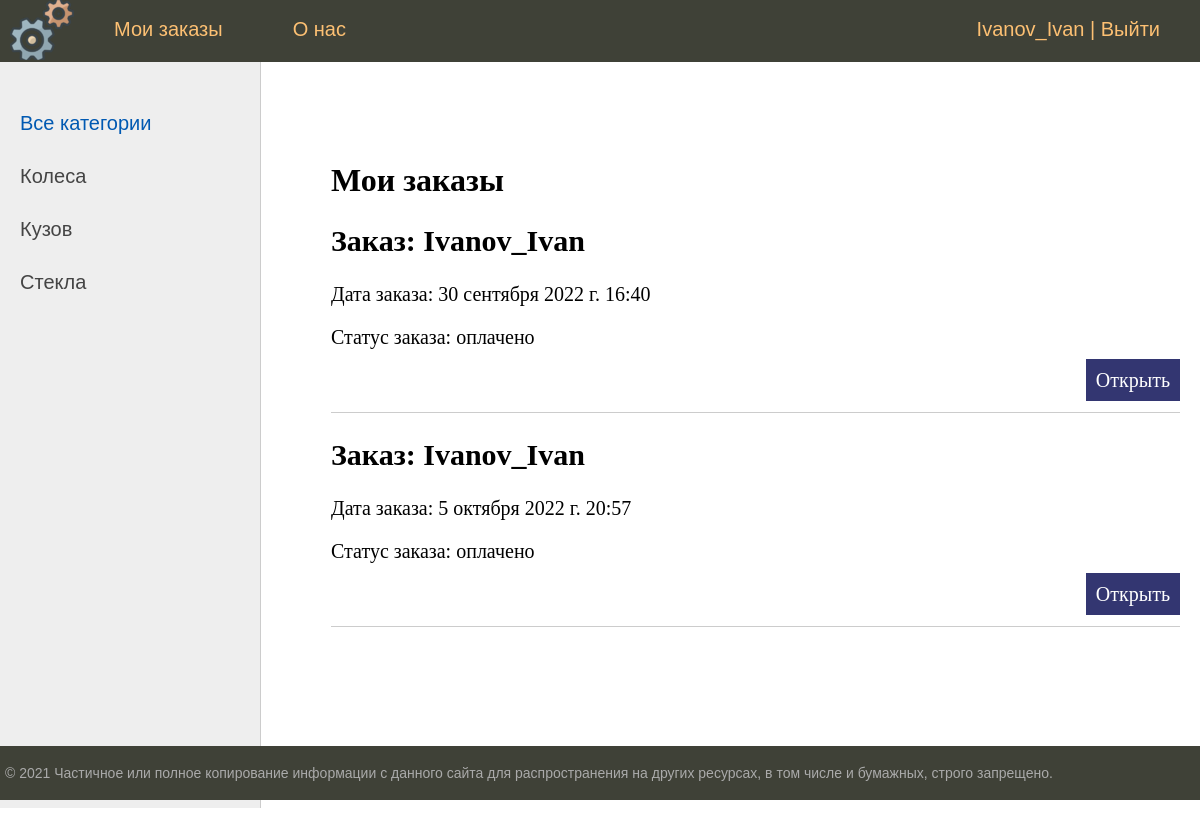
Page /orders/ (signed in) on the committed database.
### base/models.py (models this page shows, shortened)
class Category(models.Model):
    name = models.CharField("Наименование", max_length=150, db_index=True)
    slug = models.SlugField(max_length=255, unique=True, db_index=True, verbose_name="URL", null=True)
    class Meta:
        verbose_name = "Категории"
        verbose_name_plural = "Категории"
    def get_absolute_url(self):
        return reverse('select', kwargs={'cat_slag': self.slug})

class Order(models.Model):
    NEW = 'новый'
    PAID = 'оплачено'
    VARIANTS_STATUS = [
        (NEW, 'новый'),
        (PAID, 'оплачено')
    ]
    client = models.ForeignKey(User, on_delete=models.PROTECT)
    date_order = models.DateTimeField(auto_now_add=True)
    status = models.CharField("Статус заказа", max_length=10, choices=VARIANTS_STATUS, default=NEW)
    def get_absolute_url(self):
        return reverse('orders', kwargs={'order_id': self.pk})
    class Meta:
        verbose_name = "Заказы"
        verbose_name_plural = "Заказы"
        ordering = ['date_order', 'id']

### base/views.py (the view)
# urls.py: path('orders/', orderlist.as_view(), name='orderlist'),
class orderlist(LoginRequiredMixin, DataMixin, ListView):
    model = Order
    template_name = 'base/orders.html'
    context_object_name = 'orders'
    def get_context_data(self, *, object_list=None, **kwargs):
        context = super().get_context_data(**kwargs)
        c_def = self.get_user_context(title='Мои заказы')
        return dict(list(context.items()) + list(c_def.items()))
    def get_queryset(self):
        return Order.objects.filter(client=self.request.user)

### base/utils.py (called while the page is built)
    def get_user_context(self, **kwargs):
        context = kwargs
        cats = Category.objects.annotate(Count('product'))
        user_menu = menu.copy()
        if not self.request.user.is_authenticated:
            user_menu.pop(0)
            user_menu.pop(0)
        elif not self.request.user.is_superuser:
            user_menu.pop(1)
        context['menu'] = user_menu
        context['cats'] = cats
        if 'selected' not in context:
            context['selected'] = 0
        return context

### base/templates/base/orders.html (shortened to what this page needs)
{% extends 'base/templ.html' %}
{% block content %}
<h1>Мои заказы</h1>
<form action="{% url 'home' %}" method="post">
    <ul class="list-product">
		{% for el in orders %}
			<li>
				<h2>Заказ: {{el.client}}</h2>
				<p>Дата заказа: {{el.date_order}}</p>
				<p>Статус заказа: {{el.status}}</p>
				<p class="link-read-post"><a href="{{ el.get_absolute_url }}">Открыть</a></p>
			</li>
		{% endfor %}
	</ul>
</form>
{% endblock %}

### base/templates/base/templ.html (shortened to what this page needs)
{% load static %}
<!DOCTYPE html>
<html>
<head>
	<link type="text/css" href="{% static 'base/css/style.css' %}" rel="stylesheet" />
</head>
<body>
<table class="table-page" border=0 cellpadding="0" cellspacing="0">
<tr><td valign=top>
{% block mainmenu %}
		<div class="header">
			<ul id="mainmenu" class="mainmenu">
			<li class="logo"><a href="{% url 'home' %}"><div class="logo"></div></a></li>
{% for m in menu %}
	{% if not forloop.last %}
			<li><a href="{% url m.upl_name %}">{{m.title}}</a></li>
	{% else %}
			{% if request.user.is_authenticated %}
				<li class="last"> {{user.username}} | <a href="{% url 'logout' %}">Выйти</a></li>
				{% else %}
				<li class="last"><a href="{% url 'register' %}">Регистрация</a> | <a href="{% url 'login' %}">Войти</a></li>
				{% endif %}
	{% endif %}
{% endfor %}
			</ul>
		</div>
{% endblock mainmenu %}
<table class="table-content" border=0 cellpadding="0" cellspacing="0">
<tr>
	<td valign="top" class="left-chapters">
	<ul id="leftchapters">
		{% if selected == 0 %}
			<li class="selected">Все категории</li>
		{% else %}
			<li><a href="{% url 'home' %}">Все категории</a></li>
		{% endif %}
		{% for c in cats %}
			{% if c.product__count > 0 %}
				{% if c == selected %}
					<li class="selected">{{c.name}}</li>
				{% else %}
					<li><a href="{{ c.get_absolute_url }}">{{c.name}}</a></li>
				{% endif %}
			{% endif %}
		{% endfor %}
	</ul>
</td>
<td valign="top" class="content">
	<div class="content-text">
{% block content %}
{% endblock %}
	</div>
</td></tr></table>
</td></tr>
<tr><td valign=top>
	<div id="footer">
		<p>&copy; 2021 Частичное или полное копирование информации с данного сайта для распространения на других ресурсах, в том числе и бумажных, строго запрещено.</p>
	</div>
</td></tr></table>
</body>
</html>

### base/static/base/css/style.css (style rules this page uses)
html, body { font-family: 'Arial'; margin: 0; padding: 0; height: 100%; width: 100%; color: #444; }
a { color: #0059b2; text-decoration: none; }
p.link-read-post { text-align: right; }
p.link-read-post a { padding: 10px; min-width: 100px; background: #333671; color: #fff; text-decoration: none; }
ul.list-product { list-style: none; margin: 0; padding: 0; }
ul.list-product li { border-bottom: 1px solid #ccc; }
.table-page { width: 100%; height: 100%; vertical-align: top; }
.table-page tr { height: 100%; }
.header { background: #3F4137; height: 62px; }
.logo { background: url('../img/logo.png') no-repeat 10px; width: 84px; height: 60px; }
ul.mainmenu { list-style: none; margin: 0; padding: 0; height: 60px; color: #fdc073; font-size: 20px; overflow: hidden; }
ul.mainmenu li { float: left; margin: 18px 40px 0 30px; }
ul.mainmenu li.logo { margin: 0; }
ul.mainmenu li.last { float: right; }
ul.mainmenu li a { color: #fdc073; text-decoration: none; }
.table-content { width: 100%; min-height: 100%; height: 100%; }
.left-chapters { margin: 0; background: #eee; border-right: 1px solid #ccc; min-height: 100%; }
.left-chapters ul { width: 230px; min-height: 100%; margin: 0; padding: 20px 10px 10px 20px; list-style: none; font-size: 20px; }
.left-chapters ul li { margin: 30px 0 0 0; color: #999; }
.left-chapters ul li.selected { color: #0059b2; }
.left-chapters ul li a { color: #444; text-decoration: none; }
.content { padding: 40px 20px 20px 40px; width: 100%; box-sizing: border-box; }
.content-text { margin: 60px 0 0 30px; color: #000; font-size: 20px; font-family: Yandex Sans Display Light; }
.content-text h1 { font-size: 32px; }
#footer { box-sizing: border-box; background: #3F4137; padding: 5px; color: #aaa; font-size: 14px; font-family: Verdana, Geneva, Arial, Helvetica; text-align: left; overflow: hidden; }

### rows in the picture
Category: name "Колеса"
Category: name "Кузов"
Category: name "Стекла"
Order: client "Ivanov_Ivan", date_order "30 сентября 2022 г. 16:40", status "оплачено"
Order: client "Ivanov_Ivan", date_order "5 октября 2022 г. 20:57", status "оплачено"

### other values in the picture
{{ m.title }} "Мои заказы" "О нас"
{{ user.username }} "Ivanov_Ivan"
